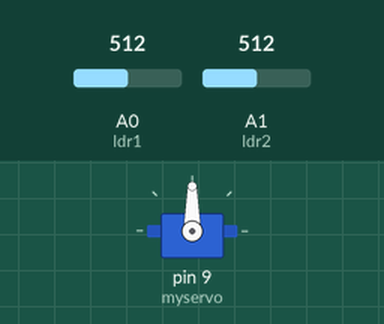
Bench run of a sketch on a simulated Arduino Uno, built with avr-gcc and run on an emulated ATmega328P. Shown: servo. The inputs (shaded band) are chosen by the test bench; at power-on: A0 (ldr1) = 512, A1 (ldr2) = 512.

Above: at 2.2 s.
2.3 s: A0 (ldr1) set to 523
3.8 s: A0 (ldr1) set to 551
At 4.38 s:
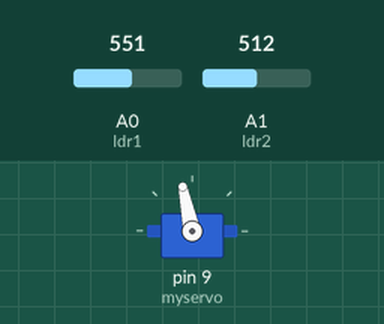
6.8 s: A0 (ldr1) set to 511
At 6.8 s:
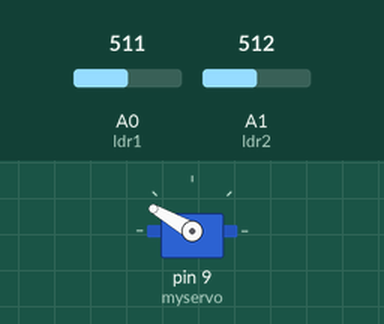
8.3 s: A1 (ldr2) set to 497
9.8 s: A1 (ldr2) set to 477
At 11.7 s:
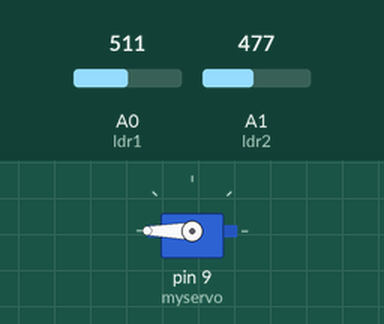
12.8 s: A1 (ldr2) set to 521
14.3 s: A1 (ldr2) set to 550
At 14.89 s:
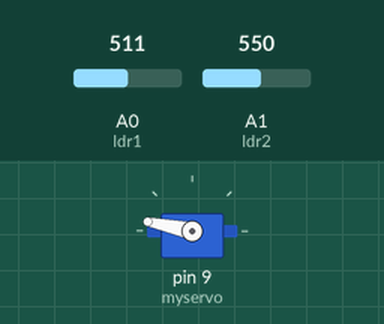
Timing chart, 0 to 20.9 s (numbered marks = the images above; inputs shaded):
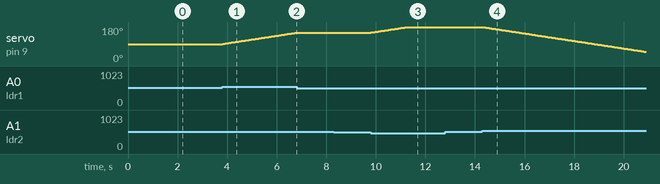

The sketch:

LDR_Sensor_Tracker.ino
```cpp
#include <Servo.h> // นำเข้าห้องสมุด Servo เพื่อควบคุมเซอร์โวมอเตอร์
Servo myservo; // สร้างตัวแปร myservo สำหรับเซอร์โวมอเตอร์
#define ldr1 A0 // กำหนดขา A0 ให้เป็น LDR1 (เซนเซอร์ทางทิศตะวันออก)
#define ldr2 A1 // กำหนดขา A1 ให้เป็น LDR2 (เซนเซอร์ทางทิศตะวันตก)
int pos = 90; // กำหนดตำแหน่งเริ่มต้นของการเคลื่อนไหวของเซอร์โวมอเตอร์ (ตำแหน่ง 90 องศา คือกลาง)
int tolerance = 20; // กำหนดค่าความผิดพลาด (tolerance) ให้เป็น 20 เพื่อไม่ให้เซอร์โวมอเตอร์เคลื่อนไหวถ้าค่าของ LDR ต่างกันน้อยเกินไป
void setup() {
    myservo.attach(9); // กำหนดเซอร์โวมอเตอร์ให้เชื่อมต่อกับขา 9
    pinMode(ldr1, INPUT); // ตั้งค่า LDR1 (East) เป็นอินพุต
    pinMode(ldr2, INPUT); // ตั้งค่า LDR2 (West) เป็นอินพุต
    myservo.write(pos); // กำหนดตำแหน่งเริ่มต้นของเซอร์โวมอเตอร์ที่ 90 องศา
    delay(1000); // หน่วงเวลา 1 วินาทีให้เซอร์โวมอเตอร์เคลื่อนไหวไปที่ตำแหน่งเริ่มต้น
}
void loop() {
    int val1 = analogRead(ldr1); // อ่านค่าจาก LDR1 (East)
    int val2 = analogRead(ldr2); // อ่านค่าจาก LDR2 (West)

    if ((abs(val1 - val2) <= tolerance) || (abs(val2 - val1) <= tolerance)) {
        // ถ้าค่าความต่างระหว่าง LDR1 และ LDR2 น้อยกว่าค่าความผิดพลาด (tolerance)
        // จะไม่เคลื่อนไหวเซอร์โวมอเตอร์
    } else {
        if (val1 > val2) {
            pos = pos + 1; // ถ้า LDR1 มีแสงมากกว่า LDR2 ให้หมุนเซอร์โวมอเตอร์ไปทางทิศตะวันออก
        }
        if (val1 < val2) {
            pos = pos - 1; // ถ้า LDR2 มีแสงมากกว่า LDR1 ให้หมุนเซอร์โวมอเตอร์ไปทางทิศตะวันตก
        }
    }

    // ตรวจสอบว่าเซอร์โวมอเตอร์จะไม่หมุนเกินขอบเขต (0-180 องศา)
    if (pos > 180) { pos = 180; }
    if (pos < 0) { pos = 0; }

    myservo.write(pos); // ตั้งค่าตำแหน่งใหม่ให้กับเซอร์โวมอเตอร์
    delay(50); // หน่วงเวลา 50 มิลลิวินาที
}
```

Measured:
- the behaviour switches between 532 and 533 on A0 (ldr1) (found by bisection; images 0 and 1)
- the behaviour switches between 491 and 490 on A1 (ldr2) (found by bisection; images 2 and 3)
- the behaviour switches between 531 and 532 on A1 (ldr2) (found by bisection; images 3 and 4)
- after the input at 2.3 s, every drawn part: stays the same
- after the input at 3.8 s, servo on pin 9 (myservo): moves from 90° to 150° over 3.0 s, starting at once
- after the input at 6.8 s, servo on pin 9 (myservo): stays 150° (without the input it goes to 151° after 0.03 s)
- after the input at 8.3 s, every drawn part: stays the same
- after the input at 9.8 s, servo on pin 9 (myservo): moves from 150° to 180° over 1.5 s, starting at once
- after the input at 12.8 s, every drawn part: stays the same
- after the input at 14.3 s, servo on pin 9 (myservo): moves from 180° to 49° over 6.5 s, starting at once
